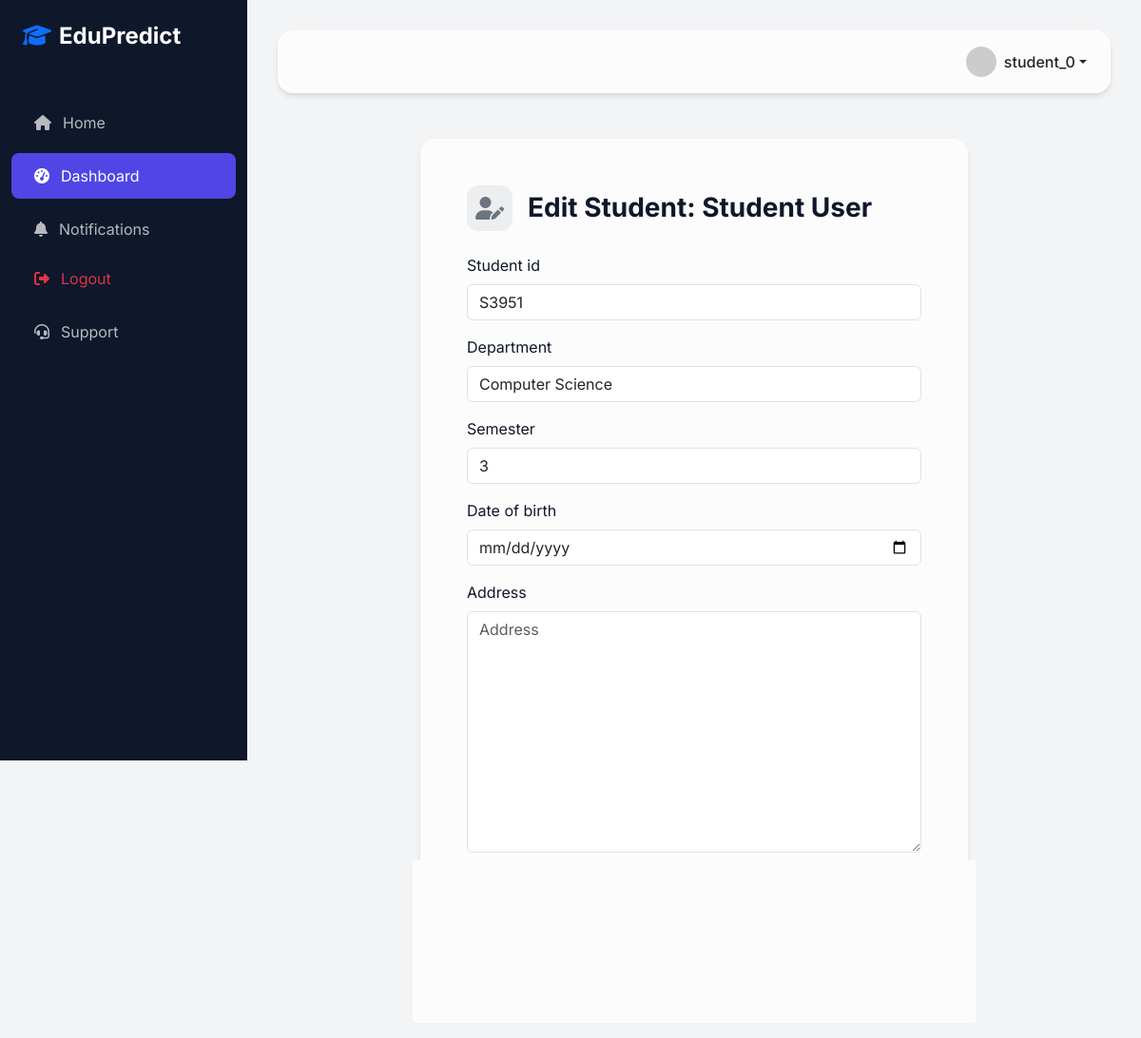
Screenshot of /dashboard/students/edit/1/ (signed in) with the database file from the repository.
### accounts/models.py (models this page shows, shortened)
class User(AbstractUser):
    ROLE_CHOICES = (
        ('ADMIN', 'Admin'),
        ('TEACHER', 'Teacher'),
        ('STUDENT', 'Student'),
        ('ANALYST', 'Analyst'),
    )
    role = models.CharField(max_length=10, choices=ROLE_CHOICES, default='STUDENT')
    profile_pic = models.ImageField(upload_to='profiles/', null=True, blank=True)
    phone = models.CharField(max_length=15, null=True, blank=True)
    is_approved = models.BooleanField(default=False)
    def is_admin(self):
        return self.role == 'ADMIN'
    def is_teacher(self):
        return self.role == 'TEACHER'
    def is_student(self):
        return self.role == 'STUDENT'

### dashboard/models.py (models this page shows, shortened)
class Student(models.Model):
    user = models.OneToOneField(settings.AUTH_USER_MODEL, on_delete=models.CASCADE, related_name='student_profile')
    student_id = models.CharField(max_length=20, unique=True)
    department = models.CharField(max_length=100)
    semester = models.IntegerField(default=1)
    date_of_birth = models.DateField(null=True, blank=True)
    address = models.TextField(null=True, blank=True)

### dashboard/views.py (the view)
# urls.py: path('students/edit/<int:pk>/', views.edit_student_view, name='edit_student'),
@login_required
def edit_student_view(request, pk):
    student = get_object_or_404(Student, pk=pk)
    if request.method == 'POST':
        form = StudentForm(request.POST, instance=student)
        if form.is_valid():
            form.save()
            messages.success(request, "Student updated successfully!")
            return redirect('student_list')
    else:
        form = StudentForm(instance=student)
    return render(request, 'dashboard/edit_student.html', {'form': form, 'student': student})

### dashboard/forms.py
class StudentForm(forms.ModelForm):
    class Meta:
        model = Student
        fields = ['student_id', 'department', 'semester', 'date_of_birth', 'address']
        widgets = {
            'date_of_birth': forms.DateInput(attrs={'type': 'date'}),
        }
    def __init__(self, *args, **kwargs):
        super().__init__(*args, **kwargs)
        for field in self.fields.values():
            field.widget.attrs.update({'class': 'form-control'})

### templates/dashboard/edit_student.html (shortened to what this page needs)
{% extends 'base.html' %}
{% load django_bootstrap5 %}
{% block content %}
<div class="row justify-content-center animate-fade-in pt-4">
    <div class="col-md-8">
        <div class="glass-card p-4 p-md-5">
            <div class="d-flex align-items-center mb-4">
                <div class="stat-icon bg-secondary bg-opacity-10 text-secondary me-3">
                    <i class="fas fa-user-edit"></i>
                </div>
                <h3 class="fw-bold mb-0">Edit Student: {{ student.user.get_full_name }}</h3>
            </div>
            <form method="post">
                {% bootstrap_form form %}
                <div class="d-grid gap-2 mt-4">
                    <button type="submit" class="btn btn-primary btn-lg shadow">Update Record</button>
                    <a href="{% url 'student_list' %}" class="btn btn-light">Cancel</a>
                </div>
            </form>
        </div>
    </div>
</div>
{% endblock %}

### templates/base.html (shortened to what this page needs)
{% load static %}
<!DOCTYPE html>
<html lang="en">
<head>
    <link href="https://cdn.jsdelivr.net/npm/bootstrap@5.3.0/dist/css/bootstrap.min.css" rel="stylesheet">
    <link rel="stylesheet" href="https://cdnjs.cloudflare.com/ajax/libs/font-awesome/6.4.0/css/all.min.css">
    <link rel="stylesheet" href="{% static 'css/style.css' %}">
</head>
<body>
    {% if request.resolver_match.url_name not in 'home,login,register' %}
    <nav id="sidebar">
        <div class="p-4 mb-4">
            <h4 class="text-white fw-bold mb-0">
                <i class="fas fa-graduation-cap text-primary me-2"></i>EduPredict
            </h4>
        </div>
        <div class="nav flex-column">
            <a href="{% url 'home' %}" class="nav-link {% if request.resolver_match.url_name == 'home' %}active{% endif %}">
                <i class="fas fa-home"></i> Home
            </a>
            {% if user.is_authenticated %}
                <a href="{% url 'dashboard' %}" class="nav-link {% if 'dashboard' in request.path %}active{% endif %}">
                    <i class="fas fa-tachometer-alt"></i> Dashboard
                </a>
                <a href="{% url 'notifications' %}" class="nav-link">
                    <i class="fas fa-bell"></i> Notifications
                </a>
                <a href="{% url 'logout' %}" class="nav-link mt-auto text-danger">
                    <i class="fas fa-sign-out-alt"></i> Logout
                </a>
            {% endif %}
            <a href="{% url 'support' %}" class="nav-link">
                <i class="fas fa-headset"></i> Support
            </a>
        </div>
    </nav>
    {% endif %}
    <div id="content" {% if request.resolver_match.url_name in 'home,login,register' %}style="margin-left: 0;"{% endif %}>
        <nav class="navbar navbar-expand-lg glass-card mb-4 px-4 py-3 sticky-top" style="top: 15px; z-index: 1020; backdrop-filter: blur(15px);">
            <div class="container-fluid p-0">
                <div class="ms-auto d-flex align-items-center">
                    {% if user.is_authenticated %}
                        <div class="dropdown">
                            <a class="d-flex align-items-center text-decoration-none dropdown-toggle text-dark" href="#" role="button" data-bs-toggle="dropdown">
                                <img src="{% if user.profile_pic %}{{ user.profile_pic.url }}{% else %}https://ui-avatars.com/api/?name={{ user.username }}&background=4f46e5&color=fff{% endif %}" alt="Profile" class="rounded-circle me-2" width="32" height="32">
                                <span class="fw-medium">{{ user.username }}</span>
                            </a>
                        </div>
                    {% else %}
                        <a href="{% url 'login' %}" class="btn btn-primary me-2">Login</a>
                        <a href="{% url 'register' %}" class="btn btn-outline-primary">Sign Up</a>
                    {% endif %}
                </div>
            </div>
        </nav>
        {% block content %}{% endblock %}
    </div>
</body>
</html>

### static/css/style.css (style rules this page uses)
:root { --primary: #4f46e5; --primary-hover: #4338ca; --secondary: #64748b; --dark: #0f172a; --light: #f8fafc; --sidebar-width: 260px; }
body { font-family: 'Inter', sans-serif; background-color: #f3f4f6; color: var(--dark); overflow-x: hidden; }
.glass-card { background: rgba(255, 255, 255, 0.7); backdrop-filter: blur(10px); border: 1px solid rgba(255, 255, 255, 0.3); border-radius: 1rem; box-shadow: 0 4px 6px -1px rgba(0, 0, 0, 0.1), 0 2px 4px -1px rgba(0, 0, 0, 0.06); }
#sidebar { width: var(--sidebar-width); height: 100vh; position: fixed; left: 0; top: 0; background: var(--dark); color: white; transition: all 0.3s; z-index: 1000; }
#sidebar .nav-link { color: rgba(255, 255, 255, 0.7); padding: 0.75rem 1.5rem; display: flex; align-items: center; gap: 0.75rem; border-radius: 0.5rem; margin: 0.25rem 0.75rem; }
#sidebar .nav-link:hover, #sidebar .nav-link.active { background: var(--primary); color: white; }
#content { margin-left: var(--sidebar-width); padding: 2rem; min-height: 100vh; }
.animate-fade-in { animation: fadeIn 0.5s ease-out forwards; }
.btn-primary { background-color: var(--primary); border-color: var(--primary); }
.stat-icon { width: 48px; height: 48px; border-radius: 0.75rem; display: flex; align-items: center; justify-content: center; font-size: 1.5rem; }

### rows the page displays
User: username "student_0"
Student: user.get_full_name "Student User", student_id "S3951", department "Computer Science", semester "3"
